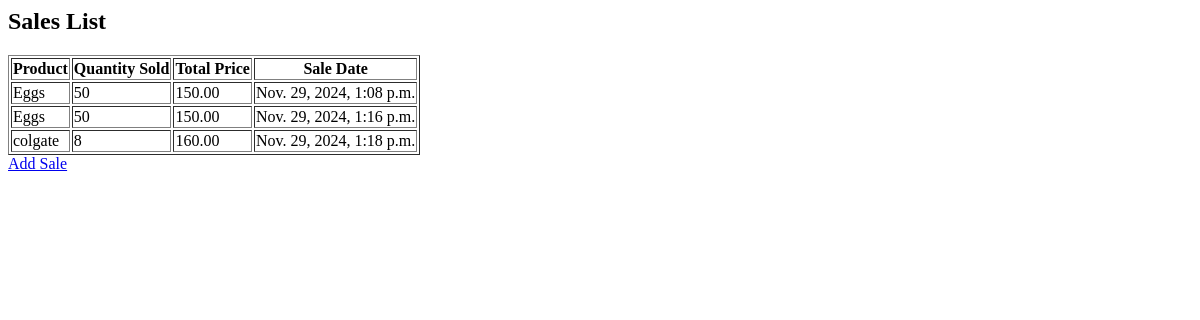
Before: /sales/ with the older database file.
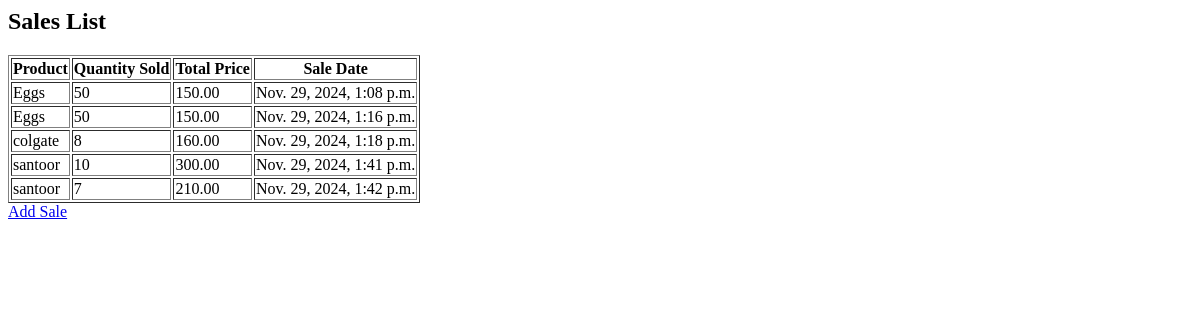
After: the same page with the newer database file.
### stock_analysis/models.py (models this page shows, shortened)
class Sale(models.Model):
    product = models.ForeignKey(Product, on_delete=models.CASCADE)
    quantity_sold = models.IntegerField()
    total_price = models.DecimalField(max_digits=10, decimal_places=2)
    profit = models.DecimalField(max_digits=10, decimal_places=2, default=0.0)  # Profit for this sale
    sale_date = models.DateTimeField(default=now)

class Product(models.Model):
    name = models.CharField(max_length=100)  # Product name (e.g., Eggs)
    category = models.CharField(max_length=50, blank=True, null=True)  # Product category (e.g., Size)
    stock_quantity = models.IntegerField(default=0)  # Current stock quantity
    price_per_unit = models.DecimalField(max_digits=10, decimal_places=2)  # Price per unit
    created_at = models.DateTimeField(auto_now_add=True)  # Timestamp for creation
    updated_at = models.DateTimeField(auto_now=True)  # Timestamp for updates

### stock_analysis/views.py (the view)
# urls.py: path("sales/", views.sales_list, name="sales_list"),
def sales_list(request):
    sales = Sale.objects.all()
    return render(request, "inventory/sales_list.html", {"sales": sales})

### stock_analysis/templates/inventory/sales_list.html
<h2>Sales List</h2>
<table border="1">
    <tr>
        <th>Product</th>
        <th>Quantity Sold</th>
        <th>Total Price</th>
        <th>Sale Date</th>
    </tr>
    {% for sale in sales %}
    <tr>
        <td>{{ sale.product.name }}</td>
        <td>{{ sale.quantity_sold }}</td>
        <td>{{ sale.total_price }}</td>
        <td>{{ sale.sale_date }}</td>
    </tr>
    {% endfor %}
</table>
<a href="{% url 'add_sale' %}">Add Sale</a>

Changed rows visible on the page:
added Sale: product.name "santoor", quantity_sold "10", total_price "300.00", sale_date "Nov. 29, 2024, 1:41 p.m."
added Sale: product.name "santoor", quantity_sold "7", total_price "210.00", sale_date "Nov. 29, 2024, 1:42 p.m."
